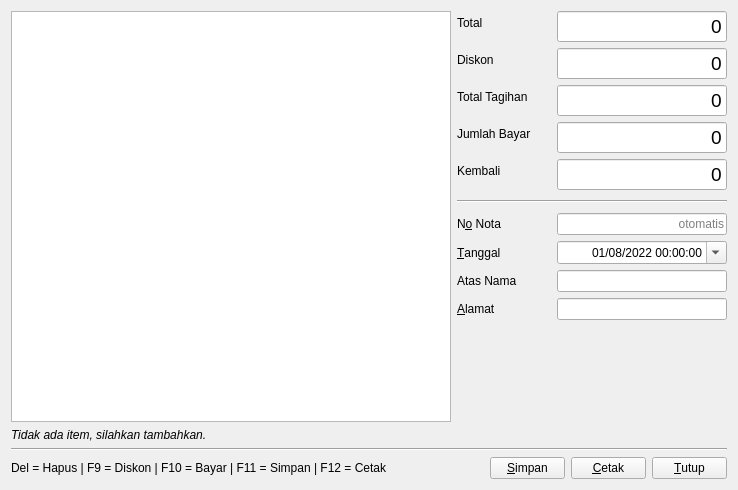
<?xml version="1.0" encoding="UTF-8"?>
<ui version="4.0">
 <class>SalesOrderEditor</class>
 <widget class="QDialog" name="SalesOrderEditor">
  <property name="geometry">
   <rect>
    <x>0</x>
    <y>0</y>
    <width>738</width>
    <height>490</height>
   </rect>
  </property>
  <property name="windowTitle">
   <string>Catat Penjualan</string>
  </property>
  <layout class="QVBoxLayout" name="verticalLayout_2">
   <item>
    <layout class="QHBoxLayout" name="horizontalLayout_3" stretch="1,0">
     <item>
      <layout class="QVBoxLayout" name="itemsLayout">
       <item>
        <widget class="TableView" name="tableView">
         <property name="font">
          <font>
           <pointsize>12</pointsize>
          </font>
         </property>
         <property name="alternatingRowColors">
          <bool>true</bool>
         </property>
         <property name="selectionMode">
          <enum>QAbstractItemView::SingleSelection</enum>
         </property>
         <property name="selectionBehavior">
          <enum>QAbstractItemView::SelectRows</enum>
         </property>
        </widget>
       </item>
       <item>
        <widget class="QLabel" name="recordInfoLabel">
         <property name="font">
          <font>
           <italic>true</italic>
          </font>
         </property>
         <property name="text">
          <string>Tidak ada item, silahkan tambahkan.</string>
         </property>
        </widget>
       </item>
      </layout>
     </item>
     <item>
      <layout class="QVBoxLayout" name="verticalLayout">
       <property name="spacing">
        <number>10</number>
       </property>
       <item>
        <widget class="QWidget" name="PaymentWidget" native="true">
         <layout class="QFormLayout" name="formLayout">
          <property name="horizontalSpacing">
           <number>10</number>
          </property>
          <property name="verticalSpacing">
           <number>6</number>
          </property>
          <property name="leftMargin">
           <number>0</number>
          </property>
          <property name="topMargin">
           <number>0</number>
          </property>
          <property name="rightMargin">
           <number>0</number>
          </property>
          <property name="bottomMargin">
           <number>0</number>
          </property>
          <item row="0" column="0">
           <widget class="QLabel" name="label_5">
            <property name="minimumSize">
             <size>
              <width>90</width>
              <height>0</height>
             </size>
            </property>
            <property name="text">
             <string>Total</string>
            </property>
            <property name="buddy">
             <cstring>totalEdit</cstring>
            </property>
           </widget>
          </item>
          <item row="0" column="1">
           <widget class="QLineEdit" name="totalEdit">
            <property name="maximumSize">
             <size>
              <width>170</width>
              <height>16777215</height>
             </size>
            </property>
            <property name="font">
             <font>
              <pointsize>14</pointsize>
             </font>
            </property>
            <property name="styleSheet">
             <string notr="true"/>
            </property>
            <property name="text">
             <string>0</string>
            </property>
            <property name="maxLength">
             <number>20</number>
            </property>
            <property name="alignment">
             <set>Qt::AlignRight|Qt::AlignTrailing|Qt::AlignVCenter</set>
            </property>
            <property name="readOnly">
             <bool>true</bool>
            </property>
           </widget>
          </item>
          <item row="1" column="0">
           <widget class="QLabel" name="label_6">
            <property name="text">
             <string>Diskon</string>
            </property>
            <property name="buddy">
             <cstring>discountEdit</cstring>
            </property>
           </widget>
          </item>
          <item row="1" column="1">
           <widget class="QLineEdit" name="discountEdit">
            <property name="maximumSize">
             <size>
              <width>170</width>
              <height>16777215</height>
             </size>
            </property>
            <property name="font">
             <font>
              <pointsize>14</pointsize>
             </font>
            </property>
            <property name="styleSheet">
             <string notr="true"/>
            </property>
            <property name="text">
             <string>0</string>
            </property>
            <property name="maxLength">
             <number>20</number>
            </property>
            <property name="alignment">
             <set>Qt::AlignRight|Qt::AlignTrailing|Qt::AlignVCenter</set>
            </property>
           </widget>
          </item>
          <item row="2" column="0">
           <widget class="QLabel" name="label_7">
            <property name="text">
             <string>Total Tagihan</string>
            </property>
            <property name="buddy">
             <cstring>totalPaymentEdit</cstring>
            </property>
           </widget>
          </item>
          <item row="2" column="1">
           <widget class="QLineEdit" name="totalPaymentEdit">
            <property name="maximumSize">
             <size>
              <width>170</width>
              <height>16777215</height>
             </size>
            </property>
            <property name="font">
             <font>
              <pointsize>14</pointsize>
             </font>
            </property>
            <property name="styleSheet">
             <string notr="true"/>
            </property>
            <property name="text">
             <string>0</string>
            </property>
            <property name="maxLength">
             <number>20</number>
            </property>
            <property name="alignment">
             <set>Qt::AlignRight|Qt::AlignTrailing|Qt::AlignVCenter</set>
            </property>
            <property name="readOnly">
             <bool>true</bool>
            </property>
           </widget>
          </item>
          <item row="3" column="0">
           <widget class="QLabel" name="label_8">
            <property name="text">
             <string>Jumlah Bayar</string>
            </property>
            <property name="buddy">
             <cstring>totalPaidEdit</cstring>
            </property>
           </widget>
          </item>
          <item row="3" column="1">
           <widget class="QLineEdit" name="totalPaidEdit">
            <property name="maximumSize">
             <size>
              <width>170</width>
              <height>16777215</height>
             </size>
            </property>
            <property name="font">
             <font>
              <pointsize>14</pointsize>
             </font>
            </property>
            <property name="styleSheet">
             <string notr="true"/>
            </property>
            <property name="text">
             <string>0</string>
            </property>
            <property name="maxLength">
             <number>20</number>
            </property>
            <property name="alignment">
             <set>Qt::AlignRight|Qt::AlignTrailing|Qt::AlignVCenter</set>
            </property>
           </widget>
          </item>
          <item row="4" column="0">
           <widget class="QLabel" name="label_9">
            <property name="text">
             <string>Kembali</string>
            </property>
            <property name="buddy">
             <cstring>exchangeEdit</cstring>
            </property>
           </widget>
          </item>
          <item row="4" column="1">
           <widget class="QLineEdit" name="exchangeEdit">
            <property name="maximumSize">
             <size>
              <width>170</width>
              <height>16777215</height>
             </size>
            </property>
            <property name="font">
             <font>
              <pointsize>14</pointsize>
             </font>
            </property>
            <property name="styleSheet">
             <string notr="true"/>
            </property>
            <property name="text">
             <string>0</string>
            </property>
            <property name="maxLength">
             <number>20</number>
            </property>
            <property name="alignment">
             <set>Qt::AlignRight|Qt::AlignTrailing|Qt::AlignVCenter</set>
            </property>
            <property name="readOnly">
             <bool>true</bool>
            </property>
           </widget>
          </item>
         </layout>
        </widget>
       </item>
       <item>
        <widget class="Line" name="line_2">
         <property name="orientation">
          <enum>Qt::Horizontal</enum>
         </property>
        </widget>
       </item>
       <item>
        <widget class="QWidget" name="widget" native="true">
         <layout class="QFormLayout" name="formLayout_2">
          <property name="horizontalSpacing">
           <number>10</number>
          </property>
          <property name="leftMargin">
           <number>0</number>
          </property>
          <property name="topMargin">
           <number>0</number>
          </property>
          <property name="rightMargin">
           <number>0</number>
          </property>
          <property name="bottomMargin">
           <number>0</number>
          </property>
          <item row="0" column="0">
           <widget class="QLabel" name="label_4">
            <property name="minimumSize">
             <size>
              <width>90</width>
              <height>0</height>
             </size>
            </property>
            <property name="text">
             <string>N&amp;o Nota</string>
            </property>
            <property name="buddy">
             <cstring>idEdit</cstring>
            </property>
           </widget>
          </item>
          <item row="0" column="1">
           <widget class="QLineEdit" name="idEdit">
            <property name="minimumSize">
             <size>
              <width>0</width>
              <height>0</height>
             </size>
            </property>
            <property name="maximumSize">
             <size>
              <width>170</width>
              <height>16777215</height>
             </size>
            </property>
            <property name="alignment">
             <set>Qt::AlignRight|Qt::AlignTrailing|Qt::AlignVCenter</set>
            </property>
            <property name="readOnly">
             <bool>true</bool>
            </property>
            <property name="placeholderText">
             <string>otomatis</string>
            </property>
           </widget>
          </item>
          <item row="1" column="0">
           <widget class="QLabel" name="label">
            <property name="text">
             <string>&amp;Tanggal</string>
            </property>
            <property name="buddy">
             <cstring>dateTimeEdit</cstring>
            </property>
           </widget>
          </item>
          <item row="1" column="1">
           <widget class="QDateTimeEdit" name="dateTimeEdit">
            <property name="minimumSize">
             <size>
              <width>0</width>
              <height>0</height>
             </size>
            </property>
            <property name="maximumSize">
             <size>
              <width>170</width>
              <height>16777215</height>
             </size>
            </property>
            <property name="alignment">
             <set>Qt::AlignRight|Qt::AlignTrailing|Qt::AlignVCenter</set>
            </property>
            <property name="dateTime">
             <datetime>
              <hour>0</hour>
              <minute>0</minute>
              <second>0</second>
              <year>2022</year>
              <month>8</month>
              <day>1</day>
             </datetime>
            </property>
            <property name="time">
             <time>
              <hour>0</hour>
              <minute>0</minute>
              <second>0</second>
             </time>
            </property>
            <property name="displayFormat">
             <string>dd/MM/yyyy HH:mm:ss</string>
            </property>
            <property name="calendarPopup">
             <bool>true</bool>
            </property>
           </widget>
          </item>
          <item row="2" column="0">
           <widget class="QLabel" name="label_2">
            <property name="text">
             <string>Atas Nama</string>
            </property>
            <property name="buddy">
             <cstring>customerNameEdit</cstring>
            </property>
           </widget>
          </item>
          <item row="2" column="1">
           <widget class="QLineEdit" name="customerNameEdit">
            <property name="minimumSize">
             <size>
              <width>0</width>
              <height>0</height>
             </size>
            </property>
            <property name="maximumSize">
             <size>
              <width>170</width>
              <height>16777215</height>
             </size>
            </property>
           </widget>
          </item>
          <item row="3" column="0">
           <widget class="QLabel" name="label_3">
            <property name="text">
             <string>&amp;Alamat</string>
            </property>
            <property name="buddy">
             <cstring>customerAddressEdit</cstring>
            </property>
           </widget>
          </item>
          <item row="3" column="1">
           <widget class="QLineEdit" name="customerAddressEdit">
            <property name="maximumSize">
             <size>
              <width>170</width>
              <height>16777215</height>
             </size>
            </property>
           </widget>
          </item>
         </layout>
        </widget>
       </item>
       <item>
        <spacer name="verticalSpacer">
         <property name="orientation">
          <enum>Qt::Vertical</enum>
         </property>
         <property name="sizeHint" stdset="0">
          <size>
           <width>20</width>
           <height>40</height>
          </size>
         </property>
        </spacer>
       </item>
      </layout>
     </item>
    </layout>
   </item>
   <item>
    <widget class="Line" name="line">
     <property name="orientation">
      <enum>Qt::Horizontal</enum>
     </property>
    </widget>
   </item>
   <item>
    <layout class="QHBoxLayout" name="horizontalLayout_2">
     <property name="spacing">
      <number>6</number>
     </property>
     <item>
      <widget class="QLabel" name="shortcutLabel">
       <property name="text">
        <string>Del = Hapus | F9 = Diskon | F10 = Bayar | F11 = Simpan | F12 = Cetak</string>
       </property>
      </widget>
     </item>
     <item>
      <spacer name="horizontalSpacer_2">
       <property name="orientation">
        <enum>Qt::Horizontal</enum>
       </property>
       <property name="sizeHint" stdset="0">
        <size>
         <width>278</width>
         <height>20</height>
        </size>
       </property>
      </spacer>
     </item>
     <item>
      <widget class="QPushButton" name="saveButton">
       <property name="minimumSize">
        <size>
         <width>75</width>
         <height>0</height>
        </size>
       </property>
       <property name="text">
        <string>&amp;Simpan</string>
       </property>
       <property name="icon">
        <iconset resource="../../app.qrc">
         <normaloff>:/icons/save</normaloff>:/icons/save</iconset>
       </property>
       <property name="iconSize">
        <size>
         <width>20</width>
         <height>20</height>
        </size>
       </property>
       <property name="autoDefault">
        <bool>false</bool>
       </property>
      </widget>
     </item>
     <item>
      <widget class="QPushButton" name="printButton">
       <property name="minimumSize">
        <size>
         <width>75</width>
         <height>0</height>
        </size>
       </property>
       <property name="text">
        <string>&amp;Cetak</string>
       </property>
       <property name="icon">
        <iconset resource="../../app.qrc">
         <normaloff>:/icons/print</normaloff>:/icons/print</iconset>
       </property>
       <property name="iconSize">
        <size>
         <width>20</width>
         <height>20</height>
        </size>
       </property>
       <property name="autoDefault">
        <bool>false</bool>
       </property>
      </widget>
     </item>
     <item>
      <widget class="QPushButton" name="cancelButton">
       <property name="minimumSize">
        <size>
         <width>75</width>
         <height>0</height>
        </size>
       </property>
       <property name="text">
        <string>&amp;Tutup</string>
       </property>
       <property name="icon">
        <iconset resource="../../app.qrc">
         <normaloff>:/icons/clear</normaloff>:/icons/clear</iconset>
       </property>
       <property name="iconSize">
        <size>
         <width>20</width>
         <height>20</height>
        </size>
       </property>
       <property name="autoDefault">
        <bool>false</bool>
       </property>
      </widget>
     </item>
    </layout>
   </item>
  </layout>
 </widget>
 <customwidgets>
  <customwidget>
   <class>TableView</class>
   <extends>QTableView</extends>
   <header location="global">libs/widgets/tableview.h</header>
  </customwidget>
 </customwidgets>
 <tabstops>
  <tabstop>tableView</tabstop>
  <tabstop>totalEdit</tabstop>
  <tabstop>discountEdit</tabstop>
  <tabstop>totalPaymentEdit</tabstop>
  <tabstop>totalPaidEdit</tabstop>
  <tabstop>exchangeEdit</tabstop>
  <tabstop>idEdit</tabstop>
  <tabstop>dateTimeEdit</tabstop>
  <tabstop>customerNameEdit</tabstop>
  <tabstop>customerAddressEdit</tabstop>
  <tabstop>saveButton</tabstop>
  <tabstop>printButton</tabstop>
  <tabstop>cancelButton</tabstop>
 </tabstops>
 <resources>
  <include location="../../app.qrc"/>
 </resources>
 <connections/>
</ui>
